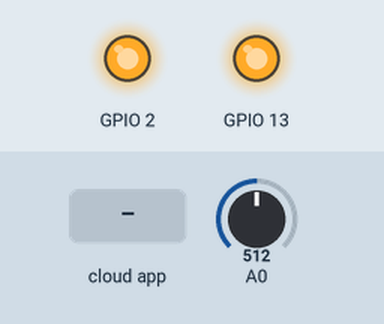
This sketch was run on a simulated ESP8266 (NodeMCU). Parts: output pins drawn as LEDs (lit = HIGH). The test bench sets the inputs (shaded band); at power-on: A0 = 512. Not simulated (calls return 0 or success): keys.h.

Above: at 2.7 s.
2.8 s: the phone or cloud app sets 0 to 1
At 4.3 s:
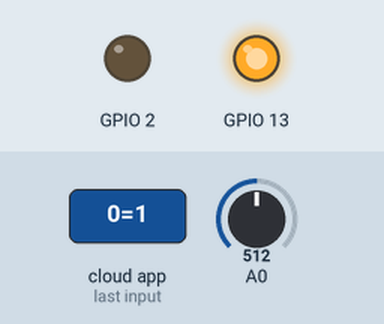
5.5 s: the phone or cloud app sets 1 to 0
At 6.7 s:
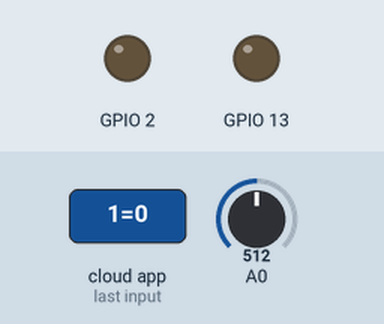
7.0 s: the phone or cloud app sets 0 to 0
At 7.9 s:
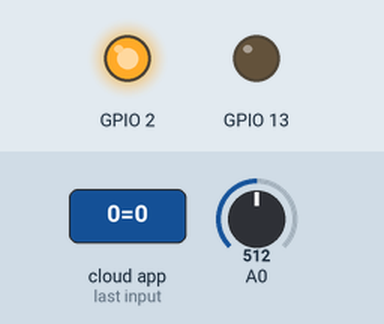
8.5 s: the phone or cloud app sets 1 to 1
At 9.0 s:
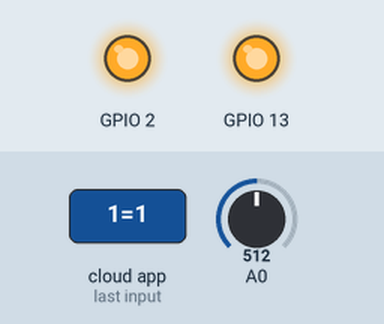
Timing chart, 0 to 11.0 s (numbered marks = the images above; inputs shaded):
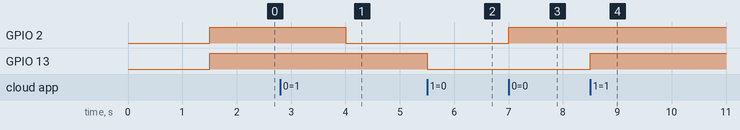

The sketch:

mydevices_mqtt_test_sensors.ino
```cpp
#include <CayenneMQTTESP8266.h>
#include "keys.h"
#define CAYENNE_DEBUG
#define CAYENNE_PRINT Serial


char ssid[] = key_ssid;
char password[] = key_password;

char username[] = key_username;
char mqtt_password[] = key_mqtt_password;
char client_id[] = key_client_id;

int reading = 0;

void setup() {
  Serial.begin(115200);
  // put your setup code here, to run once:
  Cayenne.begin(username, mqtt_password, client_id, ssid, password);
  pinMode(2, OUTPUT);
  pinMode(13, OUTPUT);
  digitalWrite(2,HIGH);
  digitalWrite(13,HIGH);
}

void loop() {
  // put your main code here, to run repeatedly:
Cayenne.loop();

Cayenne.virtualWrite(0, analogRead(A0));
Cayenne.virtualWrite(2, analogRead(A0));
delay (500);

}

CAYENNE_IN(0)
{
  digitalWrite(2, !getValue.asInt());
}

CAYENNE_IN(1)
{
  digitalWrite(13, getValue.asInt());
}

CAYENNE_LOG("CAYENNE_IN_DEFAULT(u%) - %s, %s", request.channel, getValue.getId(), getValue.asString());

//int i = getValue.asInt();
//digitalWrite(4, i)
```

Measured:
- after the input at 2.8 s, GPIO 2: HIGH → LOW after 1.2 s
- after the input at 5.5 s, GPIO 13: HIGH → LOW at once
- after the input at 7.0 s, GPIO 2: LOW → HIGH at once
- after the input at 8.5 s, GPIO 13: LOW → HIGH at once
